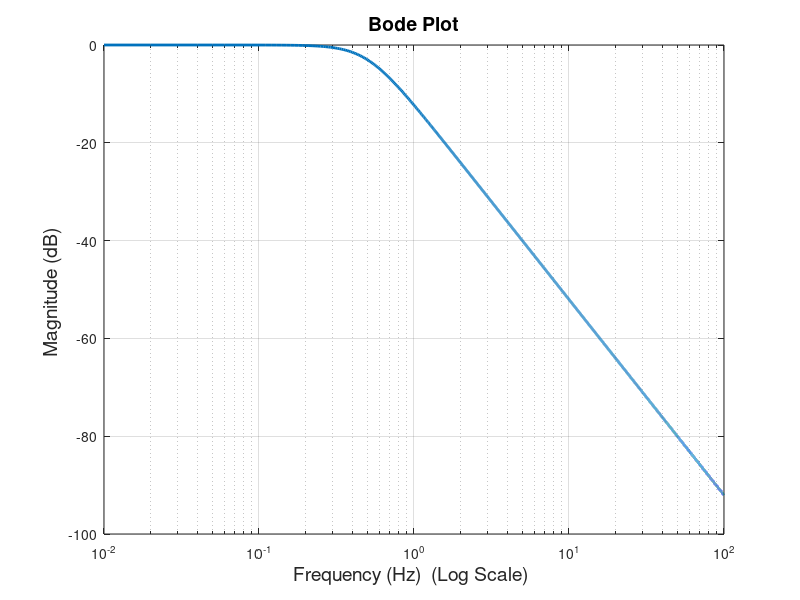
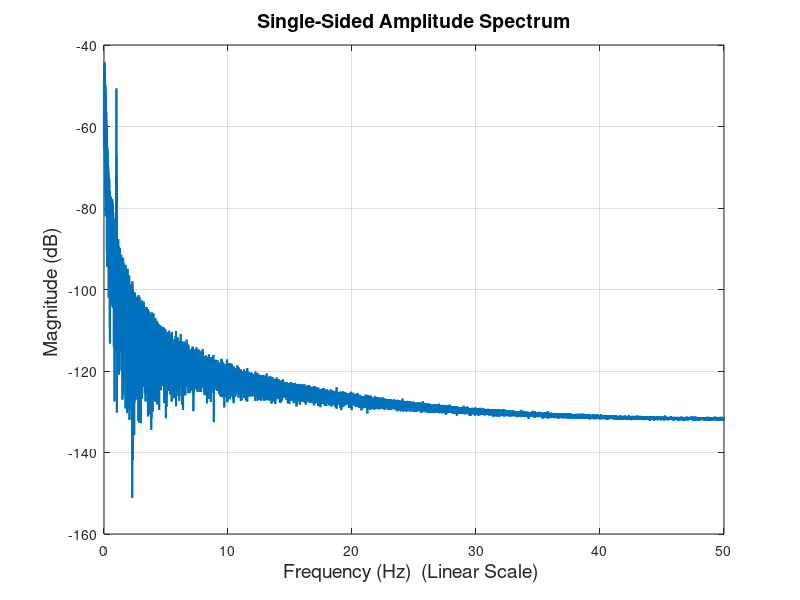
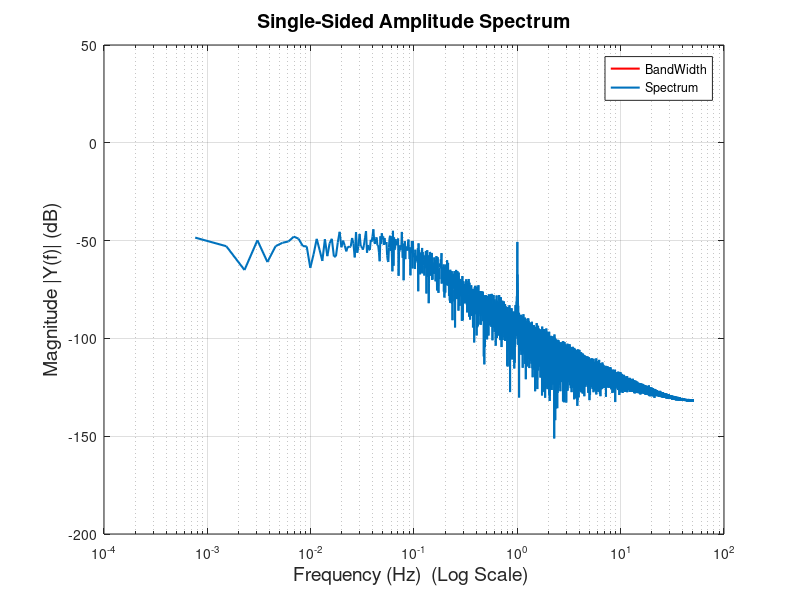

Recreate these plots in MATLAB, in order. (Note: this script raises an error after producing the figures.)
clc ; close all ; 

%% ===========  DATA GEN ================================
% % Specs
Fs = 10 ;                                  % Sampling frequency
T = 1/Fs;                                    % Sample time
L = 1e3;                                      % Data length 
t = (0:L-1)*T ;                            % Time Vector

f0 = 1 ;                                       % Frequency of sine in Hz
W = 2*pi*f0;
A = 1 ;
% Gen func
s = A*sin(W*t);
sigma = 1; mean = 0 ; 
w = normrnd(mean,sigma,1,size(t,2));
%% ===========  END OF DATA GEN =========================

% %fs = 100Hz, f0 = 1Hz, timespan=1000 secs
load 1e5SINfs100 ;    
load 1e5TIMEfs100;
load 1e5Wfs100;

%% =========== SYSTEM ===================================

%% ========== END OF SYSTEM ==% 
num = .25 ; 
den = [1 .7071 .25];
% nf = 2*pi*1;
% zeta = .1;
% 
% num = nf^2; 
% den = [1,2*zeta*nf,nf^2];

H = tf(num,den);
y = lsim(H,w+s,t);
%% ===========================
    freq = 0.01:0.01:100 ;
    [mag,phase] = bode(H,freq) ;
    MagdB(1,:) = 20*log10(mag(:)') ;

    figure() 
    semilogx( freq,MagdB(1,:) ,'linewidth',2) 
    title('Bode Plot','fontsize',14)
    xlabel('Frequency (Hz)  (Log Scale) ','fontsize',14)
    ylabel('Magnitude (dB) ','fontsize',14);
    grid on 
    
% load 1e5Yfs100;

%% ================= SIGNAL PROCESSING========================

% % FFT
    Fs = 100; %Hz
    L = length(y);
    NFFT = 2^nextpow2(L); % Next power of 2 from length of y
    Y = fft(y,NFFT)/L;
    f = Fs/2*linspace(0,1,NFFT/2+1);

    % Plot single-sided amplitude spectrum.
    figure()
%     2*abs(Y(1:NFFT/2+1) 

    plot(f,20*log10(abs(Y(1:NFFT/2+1))),'LineWidth',1.5) 
    title('Single-Sided Amplitude Spectrum','fontsize',14)
    xlabel('Frequency (Hz)  (Linear Scale) ','fontsize',14)
    ylabel('Magnitude (dB) ','fontsize',14);
    grid on
    
    figure()  
    % Bandwidth
    semilogx([0.4994 0.4994],[0,.015],'r','LineWidth',1.5); hold on ; 
    semilogx(f,20*log10(abs(Y(1:NFFT/2+1))),'LineWidth',1.5);
    legend('BandWidth','Spectrum') 
    title('Single-Sided Amplitude Spectrum','fontsize',14)
    xlabel('Frequency (Hz)  (Log Scale) ','fontsize',14)
    ylabel('Magnitude |Y(f)| (dB)','fontsize',14);
    grid on

N = ceil(length(y));
win = hamming(N);
wy = y(1:N).*win(1:N);
my_FFT(wy,Fs,N);

figure()
plot(win,'--r','linewidth',1.5); hold on;
plot(y,'g','linewidth',2); hold on ;
plot(wy,'linewidth',2) ;
title('Impact of observation interval on FFT','interpreter','latex','fontsize',14);
xlabel('$Times (sec)$','interpreter','latex','fontsize',14);ylabel('$Signal$','interpreter','latex','fontsize',14);
legend('Rectangular Window','Time-Limited Measured Signal','Signal After Windowing','interpreter','latex','fontsize',14)

%% =================  END OF SIGNAL PROCESSING=================
 
win = triang(N);
wy = y(1:N).*win(1:N);
my_FFT(wy,Fs,N);

figure()
plot(win,'--r','linewidth',1.5); hold on;
plot(y,'g','linewidth',2); hold on ;
plot(wy,'linewidth',2) ;
title('Impact of observation interval on FFT','interpreter','latex','fontsize',14);
xlabel('$Times (sec)$','interpreter','latex','fontsize',14);ylabel('$Signal$','interpreter','latex','fontsize',14);
legend('Triangular Window','Time-Limited Measured Signal','Signal After Windowing','interpreter','latex','fontsize',14)